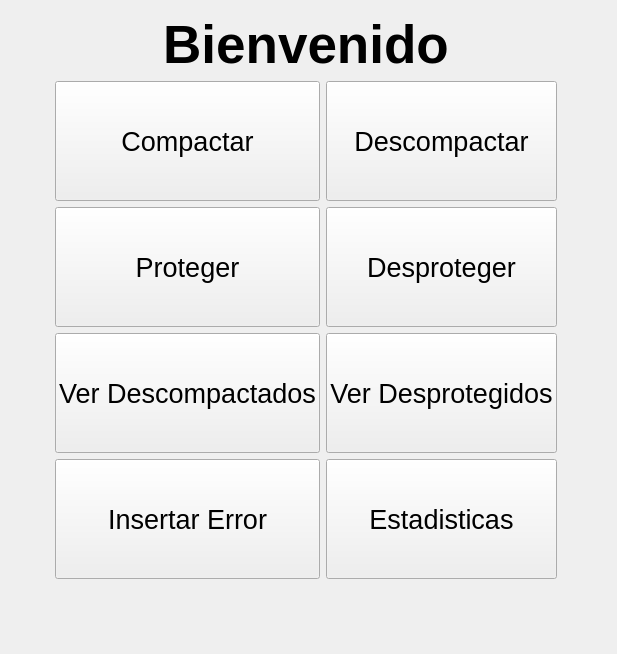
      <widget class="QWidget" name="inicioPanel">
       <property name="styleSheet">
        <string notr="true"/>
       </property>
       <layout class="QGridLayout" name="gridLayout" rowstretch="1,0,4,4,4,4,0,0,0" columnstretch="1,2,2,1" rowminimumheight="0,0,0,0,0,0,0,0,0" columnminimumwidth="0,0,0,0">
        <property name="leftMargin">
         <number>15</number>
        </property>
        <property name="topMargin">
         <number>15</number>
        </property>
        <property name="rightMargin">
         <number>20</number>
        </property>
        <property name="bottomMargin">
         <number>15</number>
        </property>
        <item row="2" column="2">
         <widget class="QPushButton" name="descompactarInicio_btn">
          <property name="minimumSize">
           <size>
            <width>0</width>
            <height>120</height>
           </size>
          </property>
          <property name="font">
           <font>
            <family>Yu Gothic UI</family>
            <pointsize>20</pointsize>
           </font>
          </property>
          <property name="text">
           <string>Descompactar</string>
          </property>
         </widget>
        </item>
        <item row="0" column="1" colspan="2">
         <widget class="QLabel" name="titulo">
          <property name="font">
           <font>
            <family>Yu Gothic UI</family>
            <pointsize>40</pointsize>
            <italic>false</italic>
            <bold>true</bold>
           </font>
          </property>
          <property name="text">
           <string>Bienvenido</string>
          </property>
          <property name="alignment">
           <set>Qt::AlignmentFlag::AlignCenter</set>
          </property>
         </widget>
        </item>
        <item row="5" column="1">
         <widget class="QPushButton" name="insertarErrorInicio_btn">
          <property name="minimumSize">
           <size>
            <width>0</width>
            <height>120</height>
           </size>
          </property>
          <property name="font">
           <font>
            <family>Yu Gothic UI</family>
            <pointsize>20</pointsize>
           </font>
          </property>
          <property name="text">
           <string>Insertar Error</string>
          </property>
         </widget>
        </item>
        <item row="2" column="3" rowspan="4">
         <spacer name="horizontalSpacer_2">
          <property name="orientation">
           <enum>Qt::Orientation::Horizontal</enum>
          </property>
          <property name="sizeType">
           <enum>QSizePolicy::Policy::Fixed</enum>
          </property>
          <property name="sizeHint" stdset="0">
           <size>
            <width>40</width>
            <height>20</height>
           </size>
          </property>
         </spacer>
        </item>
        <item row="2" column="0" rowspan="4">
         <spacer name="horizontalSpacer">
          <property name="orientation">
           <enum>Qt::Orientation::Horizontal</enum>
          </property>
          <property name="sizeType">
           <enum>QSizePolicy::Policy::Fixed</enum>
          </property>
          <property name="sizeHint" stdset="0">
           <size>
            <width>40</width>
            <height>20</height>
           </size>
          </property>
         </spacer>
        </item>
        <item row="8" column="1" colspan="2">
         <spacer name="verticalSpacer_2">
          <property name="orientation">
           <enum>Qt::Orientation::Vertical</enum>
          </property>
          <property name="sizeType">
           <enum>QSizePolicy::Policy::Expanding</enum>
          </property>
          <property name="sizeHint" stdset="0">
           <size>
            <width>20</width>
            <height>60</height>
           </size>
          </property>
         </spacer>
        </item>
        <item row="4" column="1">
         <widget class="QPushButton" name="verDCInicio_btn">
          <property name="minimumSize">
           <size>
            <width>0</width>
            <height>120</height>
           </size>
          </property>
          <property name="font">
           <font>
            <family>Yu Gothic UI</family>
            <pointsize>20</pointsize>
           </font>
          </property>
          <property name="text">
           <string>Ver Descompactados</string>
          </property>
         </widget>
        </item>
        <item row="2" column="1">
         <widget class="QPushButton" name="compactarInicio_btn">
          <property name="minimumSize">
           <size>
            <width>0</width>
            <height>120</height>
           </size>
          </property>
          <property name="font">
           <font>
            <family>Yu Gothic UI</family>
            <pointsize>20</pointsize>
            <bold>false</bold>
           </font>
          </property>
          <property name="text">
           <string>Compactar</string>
          </property>
         </widget>
        </item>
        <item row="4" column="2">
         <widget class="QPushButton" name="verDPInicio_btn">
          <property name="minimumSize">
           <size>
            <width>0</width>
            <height>120</height>
           </size>
          </property>
          <property name="font">
           <font>
            <family>Yu Gothic UI</family>
            <pointsize>20</pointsize>
           </font>
          </property>
          <property name="text">
           <string>Ver Desprotegidos</string>
          </property>
         </widget>
        </item>
        <item row="3" column="1">
         <widget class="QPushButton" name="protegerInicio_btn">
          <property name="minimumSize">
           <size>
            <width>0</width>
            <height>120</height>
           </size>
          </property>
          <property name="font">
           <font>
            <family>Yu Gothic UI</family>
            <pointsize>20</pointsize>
           </font>
          </property>
          <property name="text">
           <string>Proteger</string>
          </property>
         </widget>
        </item>
        <item row="3" column="2">
         <widget class="QPushButton" name="desprotegerInicio_btn">
          <property name="minimumSize">
           <size>
            <width>0</width>
            <height>120</height>
           </size>
          </property>
          <property name="font">
           <font>
            <family>Yu Gothic UI</family>
            <pointsize>20</pointsize>
           </font>
          </property>
          <property name="text">
           <string>Desproteger</string>
          </property>
         </widget>
        </item>
        <item row="5" column="2">
         <widget class="QPushButton" name="estadisticasInicio_btn">
          <property name="minimumSize">
           <size>
            <width>0</width>
            <height>120</height>
           </size>
          </property>
          <property name="font">
           <font>
            <family>Yu Gothic UI</family>
            <pointsize>20</pointsize>
           </font>
          </property>
          <property name="text">
           <string>Estadisticas</string>
          </property>
         </widget>
        </item>
       </layout>
      </widget>
